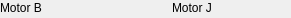
   <widget class="caFrame" name="caFrame_13">
    <property name="geometry">
     <rect>
      <x>56</x>
      <y>429</y>
      <width>291</width>
      <height>18</height>
     </rect>
    </property>
    <widget class="caLabel" name="caLabel_17">
     <property name="geometry">
      <rect>
       <x>0</x>
       <y>0</y>
       <width>90</width>
       <height>15</height>
      </rect>
     </property>
     <property name="text">
      <string>Motor B</string>
     </property>
     <property name="alignment">
      <set>Qt::AlignAbsolute|Qt::AlignLeading|Qt::AlignLeft|Qt::AlignVCenter</set>
     </property>
     <property name="fontScaleMode">
      <enum>ESimpleLabel::WidthAndHeight</enum>
     </property>
     <property name="foreground">
      <color>
       <red>0</red>
       <green>0</green>
       <blue>0</blue>
      </color>
     </property>
     <property name="background">
      <color alpha="0">
       <red>0</red>
       <green>0</green>
       <blue>0</blue>
      </color>
     </property>
     <property name="frameShape">
      <enum>QFrame::NoFrame</enum>
     </property>
    </widget>
    <widget class="caRelatedDisplay" name="caRelatedDisplay_4">
     <property name="geometry">
      <rect>
       <x>94</x>
       <y>1</y>
       <width>15</width>
       <height>15</height>
      </rect>
     </property>
     <property name="foreground">
      <color>
       <red>0</red>
       <green>0</green>
       <blue>0</blue>
      </color>
     </property>
     <property name="background">
      <color>
       <red>115</red>
       <green>223</green>
       <blue>255</blue>
      </color>
     </property>
     <property name="labels">
      <string>Motor B Extras;Motor B BISS;Motor B SSI;Motor B EtherCat;Motor B Amp;Motor B Motor</string>
     </property>
     <property name="files">
      <string>galil_motor_extras.ui ;galil_BISS.ui ;galil_SSI.ui ;galil_ECAT.ui ;galil_amp.ui ;motorx_all.ui </string>
     </property>
     <property name="args">
      <string>P=$(DMC),M=$(M2);P=$(DMC),M=$(M2);P=$(DMC),M=$(M2);P=$(DMC),M=$(M2);P=$(DMC),M=$(M2);P=$(DMC),M=$(M2)</string>
     </property>
     <property name="stackingMode" stdset="0">
      <enum>caRowColMenu::Menu</enum>
     </property>
     <property name="removeParent" stdset="0">
      <string>false;false;false;false;false;false</string>
     </property>
    </widget>
    <widget class="caLabel" name="caLabel_18">
     <property name="geometry">
      <rect>
       <x>172</x>
       <y>0</y>
       <width>90</width>
       <height>15</height>
      </rect>
     </property>
     <property name="text">
      <string>Motor J</string>
     </property>
     <property name="alignment">
      <set>Qt::AlignAbsolute|Qt::AlignLeading|Qt::AlignLeft|Qt::AlignVCenter</set>
     </property>
     <property name="fontScaleMode">
      <enum>ESimpleLabel::WidthAndHeight</enum>
     </property>
     <property name="foreground">
      <color>
       <red>0</red>
       <green>0</green>
       <blue>0</blue>
      </color>
     </property>
     <property name="background">
      <color alpha="0">
       <red>0</red>
       <green>0</green>
       <blue>0</blue>
      </color>
     </property>
     <property name="frameShape">
      <enum>QFrame::NoFrame</enum>
     </property>
    </widget>
    <widget class="caRelatedDisplay" name="caRelatedDisplay_5">
     <property name="geometry">
      <rect>
       <x>274</x>
       <y>1</y>
       <width>15</width>
       <height>15</height>
      </rect>
     </property>
     <property name="foreground">
      <color>
       <red>0</red>
       <green>0</green>
       <blue>0</blue>
      </color>
     </property>
     <property name="background">
      <color>
       <red>115</red>
       <green>223</green>
       <blue>255</blue>
      </color>
     </property>
     <property name="labels">
      <string>Motor J;Motor J kinematics</string>
     </property>
     <property name="files">
      <string>motorx_all.ui ;galil_csmotor_kinematics.ui </string>
     </property>
     <property name="args">
      <string>P=$(DMC),M=$(M10);P=$(DMC),M=$(M10),M1=$(M1),M2=$(M2),M3=$(M3),M4=$(M4),M5=$(M5),M6=$(M6),M7=$(M7),M8=$(M8),M9=$(M9),M10=$(M10),M11=$(M11),M12=$(M12),M13=$(M13),M14=$(M14),M15=$(M15),M16=$(M16)</string>
     </property>
     <property name="stackingMode" stdset="0">
      <enum>caRowColMenu::Menu</enum>
     </property>
     <property name="removeParent" stdset="0">
      <string>false;false</string>
     </property>
    </widget>
   </widget>
